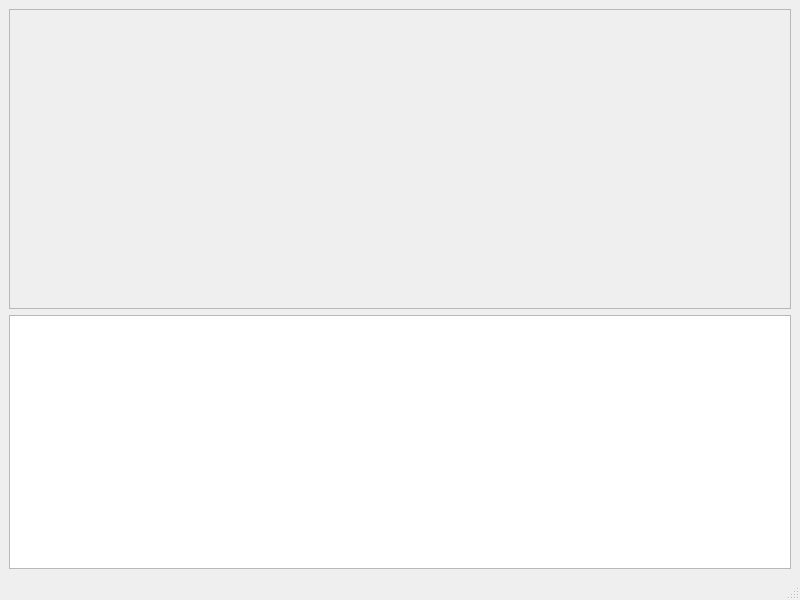
<?xml version="1.0" encoding="UTF-8"?>
<ui version="4.0">
 <class>MainWindow</class>
 <widget class="QMainWindow" name="MainWindow">
  <property name="geometry">
   <rect>
    <x>0</x>
    <y>0</y>
    <width>800</width>
    <height>600</height>
   </rect>
  </property>
  <property name="windowTitle">
   <string>Describer Browser</string>
  </property>
  <widget class="QWidget" name="centralwidget">
   <layout class="QGridLayout" name="gridLayout">
    <item row="0" column="0">
     <widget class="QFrame" name="matplotlibFrame">
      <property name="minimumSize">
       <size>
        <width>0</width>
        <height>300</height>
       </size>
      </property>
      <property name="frameShape">
       <enum>QFrame::StyledPanel</enum>
      </property>
      <property name="frameShadow">
       <enum>QFrame::Raised</enum>
      </property>
      <layout class="QHBoxLayout" name="horizontalLayout"/>
     </widget>
    </item>
    <item row="1" column="0">
     <widget class="QTableView" name="tableView"/>
    </item>
   </layout>
  </widget>
  <widget class="QMenuBar" name="menubar">
   <property name="geometry">
    <rect>
     <x>0</x>
     <y>0</y>
     <width>800</width>
     <height>25</height>
    </rect>
   </property>
  </widget>
  <widget class="QStatusBar" name="statusbar"/>
 </widget>
 <resources/>
 <connections/>
</ui>
